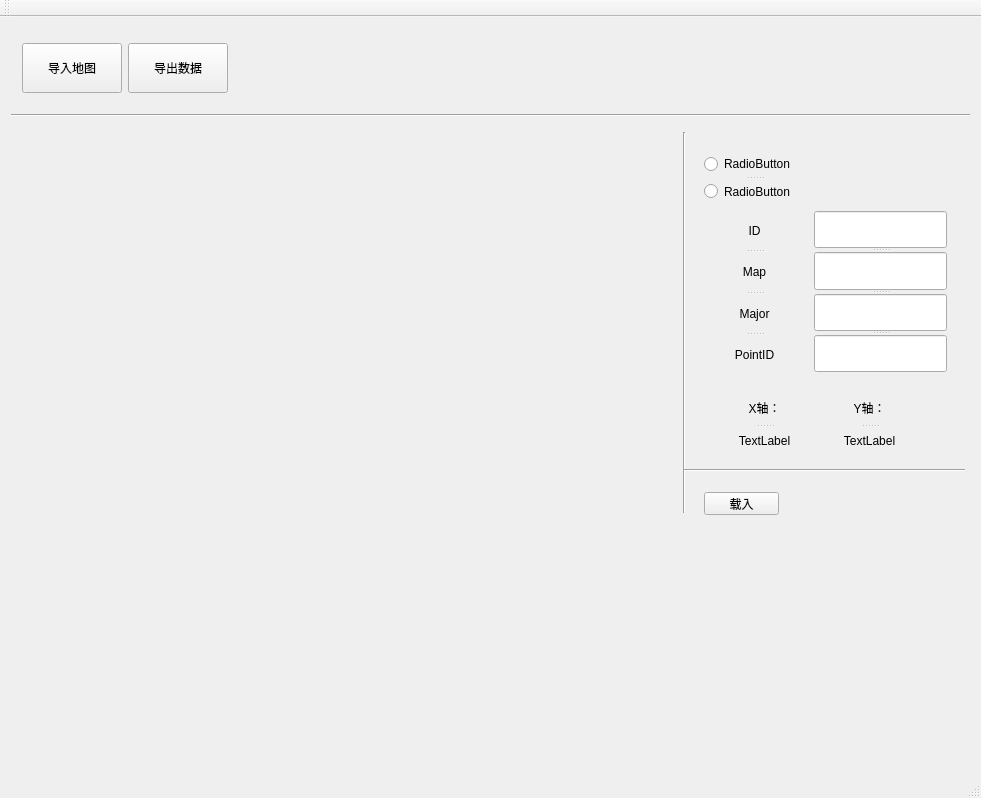
<?xml version="1.0" encoding="UTF-8"?>
<ui version="4.0">
 <class>MainWindow</class>
 <widget class="QMainWindow" name="MainWindow">
  <property name="geometry">
   <rect>
    <x>0</x>
    <y>0</y>
    <width>981</width>
    <height>798</height>
   </rect>
  </property>
  <property name="windowTitle">
   <string>MainWindow</string>
  </property>
  <widget class="QWidget" name="centralWidget">
   <layout class="QVBoxLayout" name="verticalLayout">
    <item>
     <widget class="QWidget" name="widget" native="true">
      <property name="minimumSize">
       <size>
        <width>0</width>
        <height>80</height>
       </size>
      </property>
      <property name="maximumSize">
       <size>
        <width>16777215</width>
        <height>80</height>
       </size>
      </property>
      <layout class="QHBoxLayout" name="horizontalLayout">
       <item>
        <widget class="QPushButton" name="MapIn">
         <property name="minimumSize">
          <size>
           <width>100</width>
           <height>50</height>
          </size>
         </property>
         <property name="text">
          <string>导入地图</string>
         </property>
        </widget>
       </item>
       <item>
        <widget class="QPushButton" name="DataOut">
         <property name="minimumSize">
          <size>
           <width>100</width>
           <height>50</height>
          </size>
         </property>
         <property name="text">
          <string>导出数据</string>
         </property>
        </widget>
       </item>
       <item>
        <spacer name="horizontalSpacer">
         <property name="orientation">
          <enum>Qt::Horizontal</enum>
         </property>
         <property name="sizeHint" stdset="0">
          <size>
           <width>40</width>
           <height>20</height>
          </size>
         </property>
        </spacer>
       </item>
      </layout>
     </widget>
    </item>
    <item>
     <widget class="Line" name="line">
      <property name="orientation">
       <enum>Qt::Horizontal</enum>
      </property>
     </widget>
    </item>
    <item>
     <widget class="QWidget" name="widget" native="true">
      <widget class="MapWidget" name="widget_map" native="true">
       <property name="geometry">
        <rect>
         <x>9</x>
         <y>9</y>
         <width>631</width>
         <height>610</height>
        </rect>
       </property>
       <property name="autoFillBackground">
        <bool>true</bool>
       </property>
      </widget>
      <widget class="QWidget" name="widget_2" native="true">
       <property name="geometry">
        <rect>
         <x>643</x>
         <y>9</y>
         <width>311</width>
         <height>610</height>
        </rect>
       </property>
       <widget class="QSplitter" name="splitter_4">
        <property name="geometry">
         <rect>
          <x>160</x>
          <y>79</y>
          <width>133</width>
          <height>161</height>
         </rect>
        </property>
        <property name="orientation">
         <enum>Qt::Vertical</enum>
        </property>
        <widget class="QLineEdit" name="ID"/>
        <widget class="QLineEdit" name="Map"/>
        <widget class="QLineEdit" name="Major"/>
        <widget class="QLineEdit" name="PointID"/>
       </widget>
       <widget class="QSplitter" name="splitter_3">
        <property name="geometry">
         <rect>
          <x>50</x>
          <y>80</y>
          <width>101</width>
          <height>161</height>
         </rect>
        </property>
        <property name="orientation">
         <enum>Qt::Vertical</enum>
        </property>
        <widget class="QLabel" name="Label1">
         <property name="text">
          <string>ID</string>
         </property>
         <property name="alignment">
          <set>Qt::AlignCenter</set>
         </property>
        </widget>
        <widget class="QLabel" name="Label2">
         <property name="text">
          <string>Map</string>
         </property>
         <property name="alignment">
          <set>Qt::AlignCenter</set>
         </property>
        </widget>
        <widget class="QLabel" name="Label3">
         <property name="text">
          <string>Major</string>
         </property>
         <property name="alignment">
          <set>Qt::AlignCenter</set>
         </property>
        </widget>
        <widget class="QLabel" name="label_2">
         <property name="text">
          <string>PointID</string>
         </property>
         <property name="alignment">
          <set>Qt::AlignCenter</set>
         </property>
        </widget>
       </widget>
       <widget class="QPushButton" name="load">
        <property name="geometry">
         <rect>
          <x>50</x>
          <y>360</y>
          <width>75</width>
          <height>23</height>
         </rect>
        </property>
        <property name="text">
         <string>载入</string>
        </property>
       </widget>
       <widget class="QSplitter" name="splitter_2">
        <property name="geometry">
         <rect>
          <x>50</x>
          <y>20</y>
          <width>101</width>
          <height>51</height>
         </rect>
        </property>
        <property name="orientation">
         <enum>Qt::Vertical</enum>
        </property>
        <widget class="QRadioButton" name="radioButton">
         <property name="text">
          <string>RadioButton</string>
         </property>
        </widget>
        <widget class="QRadioButton" name="radioButton_2">
         <property name="text">
          <string>RadioButton</string>
         </property>
        </widget>
       </widget>
       <widget class="Line" name="line_2">
        <property name="geometry">
         <rect>
          <x>20</x>
          <y>0</y>
          <width>20</width>
          <height>381</height>
         </rect>
        </property>
        <property name="orientation">
         <enum>Qt::Vertical</enum>
        </property>
       </widget>
       <widget class="Line" name="line_4">
        <property name="geometry">
         <rect>
          <x>30</x>
          <y>330</y>
          <width>401</width>
          <height>16</height>
         </rect>
        </property>
        <property name="orientation">
         <enum>Qt::Horizontal</enum>
        </property>
       </widget>
       <widget class="QSplitter" name="splitter">
        <property name="geometry">
         <rect>
          <x>70</x>
          <y>260</y>
          <width>81</width>
          <height>61</height>
         </rect>
        </property>
        <property name="orientation">
         <enum>Qt::Vertical</enum>
        </property>
        <widget class="QLabel" name="label">
         <property name="text">
          <string>X轴：</string>
         </property>
         <property name="alignment">
          <set>Qt::AlignCenter</set>
         </property>
        </widget>
        <widget class="QLabel" name="X">
         <property name="text">
          <string>TextLabel</string>
         </property>
         <property name="alignment">
          <set>Qt::AlignCenter</set>
         </property>
        </widget>
       </widget>
       <widget class="QSplitter" name="splitter_5">
        <property name="geometry">
         <rect>
          <x>180</x>
          <y>260</y>
          <width>71</width>
          <height>61</height>
         </rect>
        </property>
        <property name="orientation">
         <enum>Qt::Vertical</enum>
        </property>
        <widget class="QLabel" name="label_3">
         <property name="text">
          <string>Y轴：</string>
         </property>
         <property name="alignment">
          <set>Qt::AlignCenter</set>
         </property>
        </widget>
        <widget class="QLabel" name="Y">
         <property name="text">
          <string>TextLabel</string>
         </property>
         <property name="alignment">
          <set>Qt::AlignCenter</set>
         </property>
        </widget>
       </widget>
      </widget>
     </widget>
    </item>
   </layout>
  </widget>
  <widget class="QMenuBar" name="menuBar">
   <property name="geometry">
    <rect>
     <x>0</x>
     <y>0</y>
     <width>981</width>
     <height>23</height>
    </rect>
   </property>
  </widget>
  <widget class="QToolBar" name="mainToolBar">
   <attribute name="toolBarArea">
    <enum>TopToolBarArea</enum>
   </attribute>
   <attribute name="toolBarBreak">
    <bool>false</bool>
   </attribute>
  </widget>
  <widget class="QStatusBar" name="statusBar"/>
 </widget>
 <layoutdefault spacing="6" margin="11"/>
 <customwidgets>
  <customwidget>
   <class>MapWidget</class>
   <extends>QWidget</extends>
   <header>mapwidget.h</header>
   <container>1</container>
  </customwidget>
 </customwidgets>
 <resources/>
 <connections/>
</ui>
